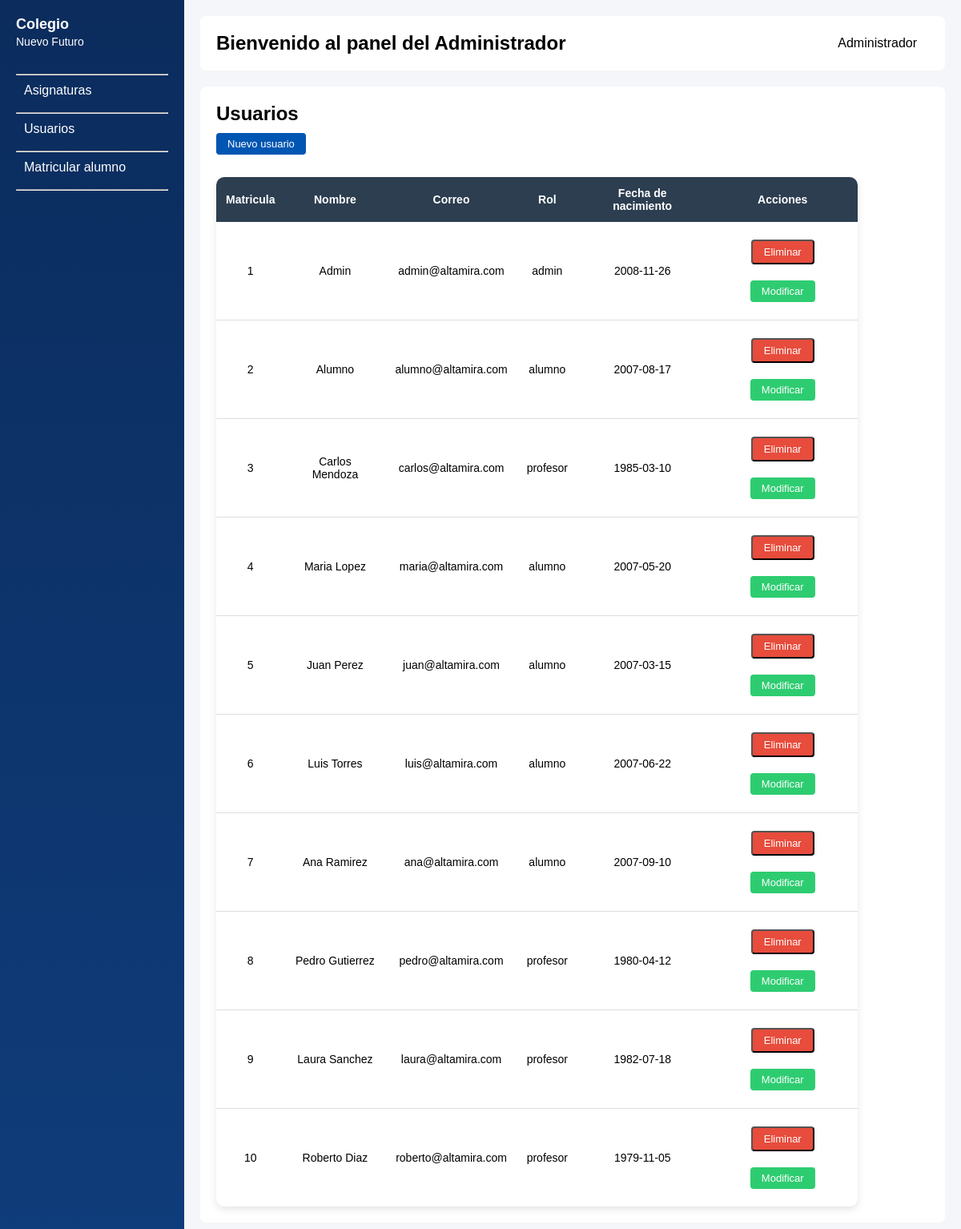
Page /panelAdmin.php?opcion=usuarios on the committed database.
### tables this page shows
CREATE TABLE usuario (
    id INT PRIMARY KEY AUTO_INCREMENT,
    nombre VARCHAR(100) NOT NULL,
    email VARCHAR(100) UNIQUE NOT NULL,
    pwd VARCHAR(255) NOT NULL,
    rol ENUM('admin', 'alumno', 'profesor') NOT NULL DEFAULT 'alumno',
    fecha_nacimiento DATE,
    fecha_creacion TIMESTAMP DEFAULT CURRENT_TIMESTAMP,
    fecha_actualizacion TIMESTAMP DEFAULT CURRENT_TIMESTAMP ON UPDATE CURRENT_TIMESTAMP,
    activo BOOLEAN DEFAULT TRUE
);

### conexion.php (called while the page is built, shortened)
<?php
    class Conexion {
        private $host = "localhost";
        private $user = "root";
        private $password = "";
        private $database = "Altamira";
        public $sentencia;
        private $conexion;
        private function abrir_conexion() {
            $this->conexion = new mysqli($this->host, $this->user, $this->password, $this->database);
        }
        public function obtener_sentencia() {
            $resultado = $this->conexion->query($this->sentencia);
            return $resultado;
        }
    }

### clases/claseAdmin.php (called while the page is built, shortened)
<?php
    class admin extends User {
        public function listarUsuarios() {
            $this->sentencia = "SELECT * FROM usuario";
            return $this->obtener_sentencia();
        }
    }

### panelAdmin.php (the view, shortened to what this page needs)
<!DOCTYPE html>
<html lang="es">
<head>
    <link rel="stylesheet" href="visual_Admin.css">
</head>
<body>
<div class="contenedor">
    <aside class="sidebar">
        <div class="logo">
            Colegio<br><span>Nuevo Futuro</span>
        </div>
        <nav class="menu-lateral">
            <hr>
            <a href="?opcion=listar">Asignaturas</a>
            <hr>
            <a href="?opcion=usuarios">Usuarios</a>
            <hr>
            <a href="?opcion=matricular">Matricular alumno</a>
            <hr>
        </nav>
    </aside>
    <main class="contenido">
        <header class="barra-superior">
            <h2>Bienvenido al panel del Administrador</h2>
            <div class="perfil">
                <span class="nombre">Administrador</span>
            </div>
        </header>
        <div class="panel-vacio">
        <?php
        include('clases/ClaseAdmin.php');
        $admin = new admin();
        ?>
        <?php
        if(isset($_GET['opcion']) && $_GET['opcion'] == "usuarios") {
            $resultado = $admin->listarUsuarios();
            echo "<h2>Usuarios</h2>";
            echo "<a href='?opcion=altaUsuario' class='btn-regresar'>Nuevo usuario</a><br><br>";
            echo "<table class='tabla-alumno'>
                    <thead>
                        <tr>
                            <th>Matricula</th>
                            <th>Nombre</th>
                            <th>Correo</th>
                            <th>Rol</th>
                            <th>Fecha de nacimiento</th>
                            <th>Acciones</th>
                        </tr>
                    </thead>";
            while($fila = $resultado->fetch_assoc()){
                echo "<tr>
                        <td>{$fila['id']}</td>
                        <td>{$fila['nombre']}</td>
                        <td>{$fila['email']}</td>
                        <td>{$fila['rol']}</td>
                        <td>{$fila['fecha_nacimiento']}</td>
                        <td>
                            <form method='post' style='display:inline;'>
                                <input type='hidden' name='id' value='{$fila['id']}'>
                                <button type='submit' name='eliminarUsuario' class='btn-regresar' style='background:#e74c3c'>Eliminar</button>
                            </form>
                            <a href='?opcion=modificarUsuario&id={$fila['id']}' class='btn-regresar' style='background:#2ecc71'>Modificar</a>
                        </td>
                    </tr>";
            }
            echo "</table>";
        }
        ?>
        </div>
    </main>
</div>
</body>
</html>

### visual_Admin.css (style rules this page uses)
* { margin: 0; padding: 0; box-sizing: border-box; font-family: Arial, sans-serif; }
body { background: #f4f6f9; }
.contenedor { display: flex; min-height: 100vh; }
.sidebar { width: 230px; background: linear-gradient(180deg, #0b2c5d, #0f3c7a); color: white; padding: 20px; }
.logo { font-size: 18px; font-weight: bold; margin-bottom: 30px; }
.logo span { font-size: 14px; font-weight: normal; }
.menu-lateral a { display: block; color: white; text-decoration: none; padding: 10px; margin-bottom: 8px; border-radius: 5px; transition: 0.3s; }
.contenido { flex: 1; padding: 20px; }
.barra-superior { display: flex; justify-content: space-between; align-items: center; background: white; padding: 15px 20px; border-radius: 8px; margin-bottom: 20px; }
.panel-vacio { background: white; min-height: 500px; border-radius: 8px; padding: 20px; }
.perfil { position: relative; display: flex; align-items: center; cursor: pointer; padding: 10px 15px; }
.tabla-alumno { width: 90%; max-width: 1000px; border-collapse: collapse; background-color: #ffffff; border-radius: 10px; overflow: hidden; box-shadow: 0 4px 10px rgba(0, 0, 0, 0.1); }
.tabla-alumno thead { background-color: #2c3e50; color: white; }
.tabla-alumno th { padding: 12px; text-align: center; font-size: 14px; }
.tabla-alumno td { padding: 12px; text-align: center; font-size: 14px; border-bottom: 1px solid #ddd; }
.tabla-alumno tbody tr:last-child td { border-bottom: none; }
.btn-regresar { display: inline-block; background: #0056b3; color: #fff; padding: 6px 14px; font-size: 13px; border-radius: 4px; text-decoration: none; margin: 10px 0; transition: background 0.3s ease; text-align: center; }

### rows in the picture
usuario: id "1", nombre "Admin", email "admin@altamira.com", rol "admin", fecha_nacimiento "2008-11-26"
usuario: id "2", nombre "Alumno", email "alumno@altamira.com", rol "alumno", fecha_nacimiento "2007-08-17"
usuario: id "3", nombre "Carlos Mendoza", email "carlos@altamira.com", rol "profesor", fecha_nacimiento "1985-03-10"
usuario: id "4", nombre "Maria Lopez", email "maria@altamira.com", rol "alumno", fecha_nacimiento "2007-05-20"
usuario: id "5", nombre "Juan Perez", email "juan@altamira.com", rol "alumno", fecha_nacimiento "2007-03-15"
usuario: id "6", nombre "Luis Torres", email "luis@altamira.com", rol "alumno", fecha_nacimiento "2007-06-22"
usuario: id "7", nombre "Ana Ramirez", email "ana@altamira.com", rol "alumno", fecha_nacimiento "2007-09-10"
usuario: id "8", nombre "Pedro Gutierrez", email "pedro@altamira.com", rol "profesor", fecha_nacimiento "1980-04-12"
usuario: id "9", nombre "Laura Sanchez", email "laura@altamira.com", rol "profesor", fecha_nacimiento "1982-07-18"
usuario: id "10", nombre "Roberto Diaz", email "roberto@altamira.com", rol "profesor", fecha_nacimiento "1979-11-05"
